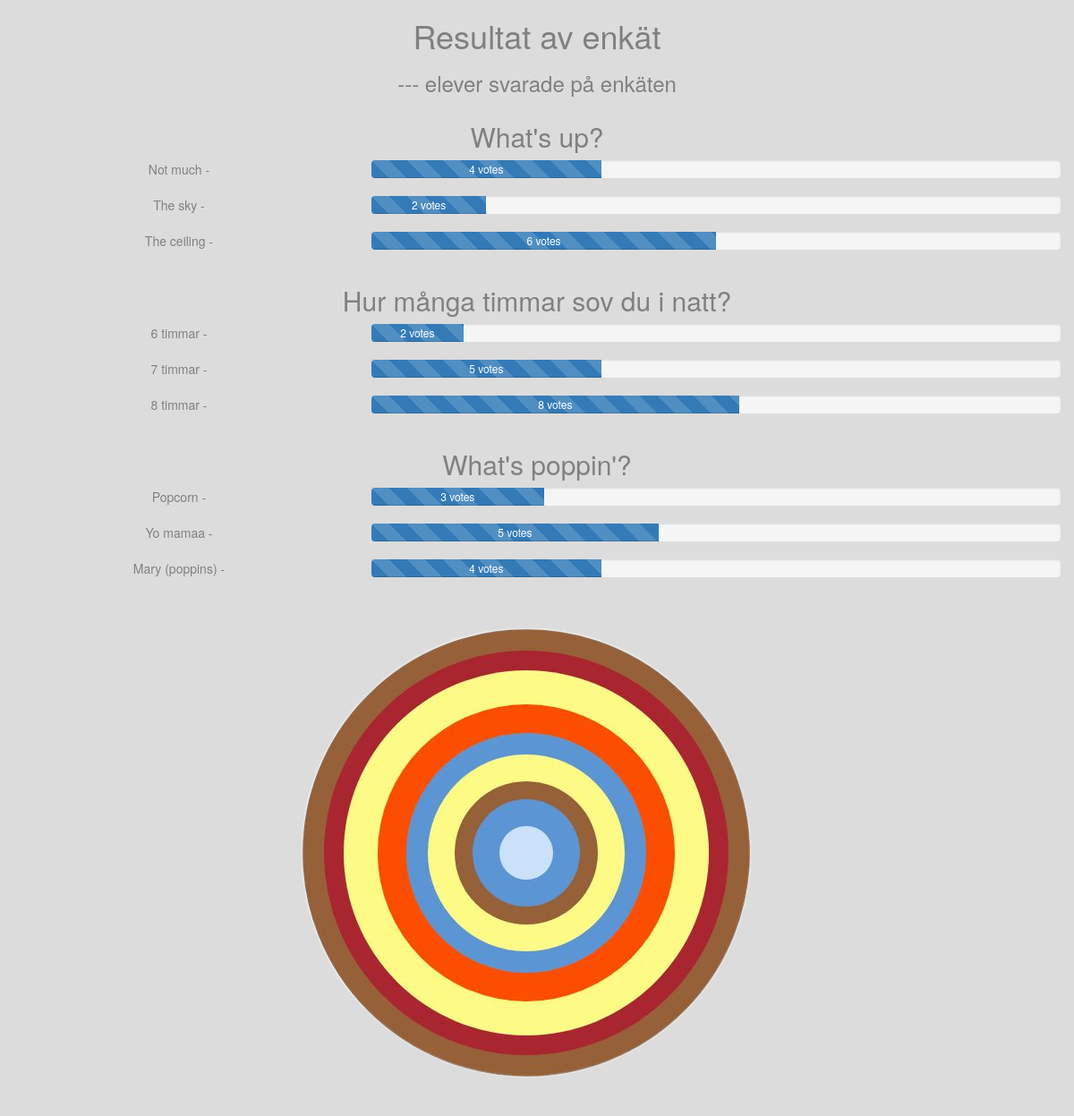
/result, run on an earlier commit of the app's database.
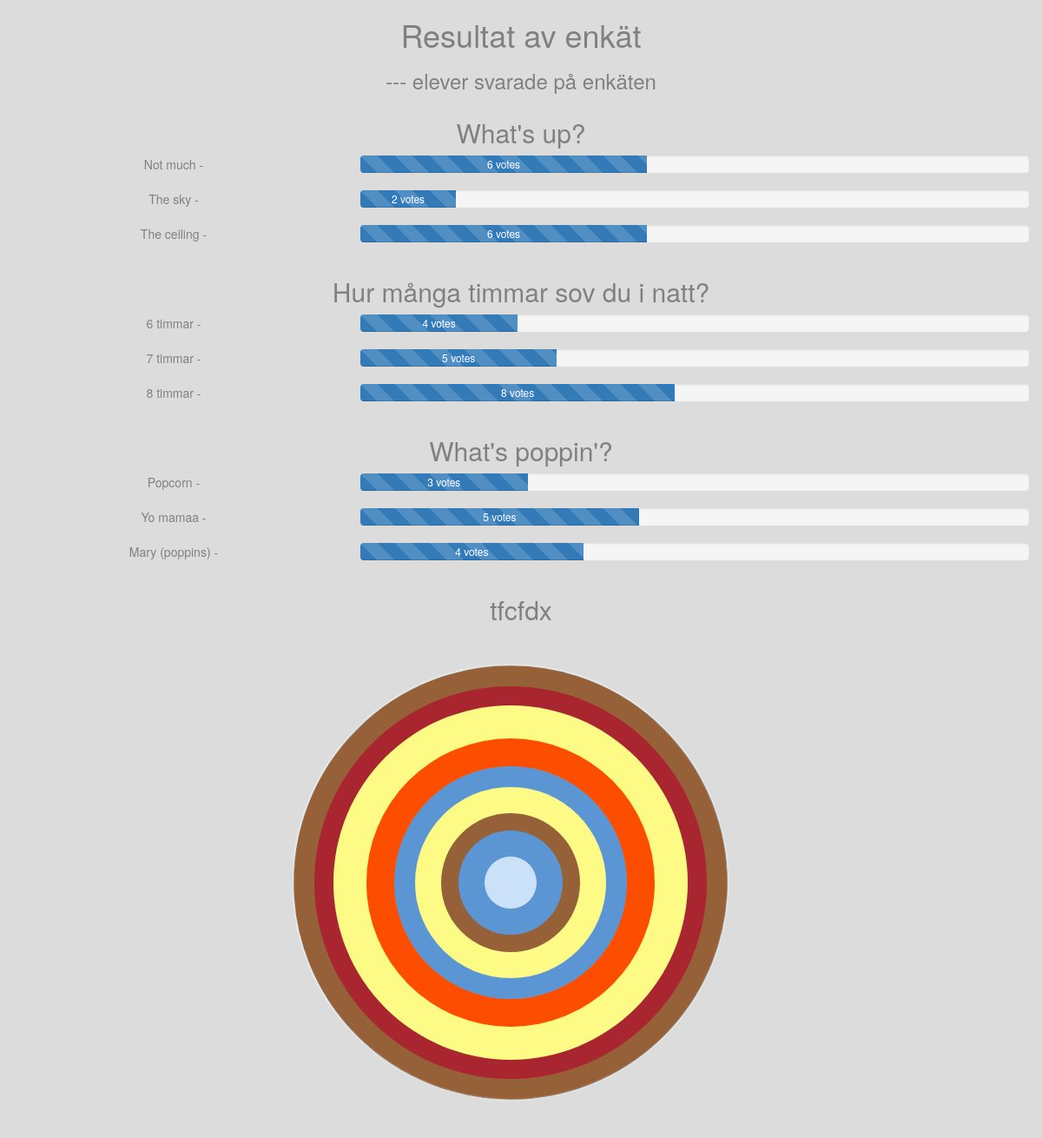
And on a later commit of the database.
### testapp/models.py (models this page shows, shortened)
class Question(models.Model):
    question_text = models.CharField(max_length=200)
    pub_date = models.DateTimeField('date published')
    def get_result_dict(self):
        res = []
        for choice in self.choice_set.all():
            d = {}
            d['text'] = choice.choice_text
            d['num_votes'] = choice.votes
            if not choice.votes:
                d['percentage'] = 0
            else:
                d['percentage'] = choice.votes / self.num_votes * 100
                res.append(d)
        return res
    @property
    def num_votes(self):
        votes_total = 0
        for choice in self.choice_set.all():
            votes_total += choice.votes
        return votes_total
    class Meta:
        ordering = ['id']

class Choice(models.Model):
    question = models.ForeignKey(Question, on_delete=models.CASCADE)
    choice_text = models.CharField(max_length=200)
    votes = models.IntegerField(default=0)

### testapp/views.py (the view)
# urls.py: path('result', views.result, name='result'),
def result(request):
    questions = Question.objects.all()
    qresults = []
    for question in questions:
        qresults.append({'result':question.get_result_dict(),'question':question})
    return render(request, 'testapp/result.html', {'qresults' : qresults})

### testapp/templates/testapp/result.html (shortened to what this page needs)
{% load static %}
{% load bootstrap3 %}
{% bootstrap_css %}
<link rel="stylesheet" type="text/css" href="{% static 'testapp/main.css' %}">
<div class="container-fluid">
  <div class="resultpage">
    <div class="resulttext">
      <h1>Resultat av enkät</h1>
      <h3> --- elever svarade på enkäten</h3>
      {% for qresult in qresults %}
      <div class="row">
        <div class="col-xl-12">
          <h2> {{ qresult.question.question_text}} </h2>
        </div>
        {% for choice in qresult.result %}
        <div class="col-xs-4">
          {{ choice.text }} -
        </div>
        <div class="col-xs-8">
          <div class="progress progress-striped active">
            <div class="progress-bar progress-bar-striped progress-bar-animated"
            role="progressbar" style="width: {{ choice.percentage }}% ;">  {{ choice.num_votes }} vote{{choice.num_votes|pluralize }}</div>
          </div>
        </div>
        {% endfor %}
      </div>
      {% endfor %}
    </div>
    <img src="images/AW_circle2.png">
  </div>
</div>

### testapp/static/testapp/main.css (style rules this page uses)
.container-fluid { background-color: gainsboro; text-align: center; color: gray; }
.resultpage { background: gainsboro; background-size: 70%; min-width: 330px; -webkit-transform-origin: top left; }
.resulttext { color: gray; font-family: "HelveticaNeue-Light", "Helvetica Neue Light", "Helvetica Neue", Helvetica, Arial, "Lucida Grande", sans-serif; }

What changed in the data, as far as the page shows it:
computed for Question "What's up?": {{ choice.percentage }} 16.666666666666664 → 14.285714285714285 (drawn); {{ choice.percentage }} 50.0 → 42.857142857142854 (drawn)
computed for Question "Hur många timmar sov du i natt?": {{ choice.percentage }} 33.33333333333333 → 29.411764705882355 (drawn); {{ choice.percentage }} 53.333333333333336 → 47.05882352941176 (drawn)
added Question: question.question_text "tfcfdx"
Also different on the page:
new list line: "Not much"
new list line: "- 6 vote"
new list line: "6 timmar"
new list line: "- 4 vote"
list line gone: "Not much"
list line gone: "- 4 vote"
list line gone: "6 timmar"
list line gone: "- 2 vote"
